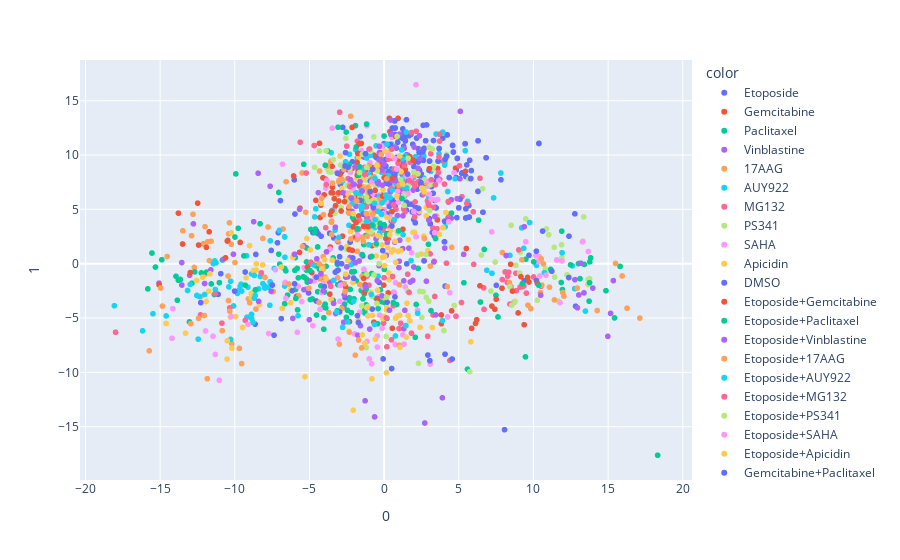

The notebook cell saved with this chart:
### Code cell
import plotly.express as px
import plotly.graph_objects as go
fig = px.scatter(visualization_data, x=0, y=1, color=visualization_label)


fig.show()
